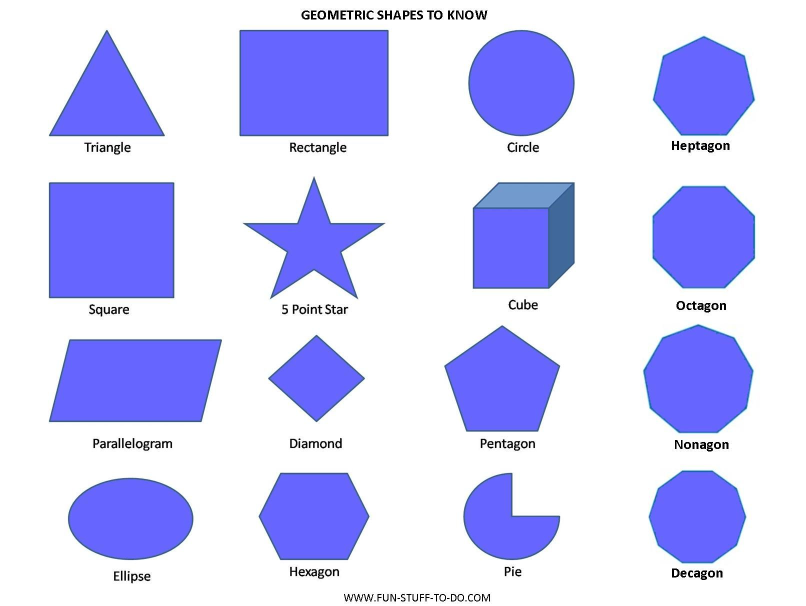
#> input picture classical-cv/images/shapes.jpg, 1611 x 1211 px (shown at 1/2 size)
$ python 'day3 - Contour Detection.py'
#> lines starting #> are read from the running program, lines starting #| are printed output that depends on the picture; after the words box and inside, x2 and y2 are one past the last pixel; in counts of white or black regions, pixels touching at a corner belong together
import cv2 as cv
import numpy as np

bgr_img = cv.imread("../images/shapes.jpg")
#> bgr_img is the input picture: shape (1211, 1611, 3); mean B, G, R 249.7, 208.6, 207.5

if bgr_img is None:
    raise FileNotFoundError("Image not found")

gray_img = cv.cvtColor(bgr_img, cv.COLOR_BGR2GRAY)

def update(val):
#> called with val = 0
    blur_val = cv.getTrackbarPos("Blur", "Contour Detection")
    low_threshold = cv.getTrackbarPos("Low Threshold", "Contour Detection")
    high_threshold = cv.getTrackbarPos("High Threshold", "Contour Detection")
    min_area = cv.getTrackbarPos("Min Area", "Contour Detection") * 10
    accuracy_percentage = cv.getTrackbarPos("Shape Accuracy (%)", "Contour Detection") / 100.0

    if blur_val % 2 == 0 or blur_val < 1:
        blur_val += 1

    gray_blur = cv.GaussianBlur(gray_img, (blur_val, blur_val), 0)
    canny = cv.Canny(gray_blur, low_threshold, high_threshold)
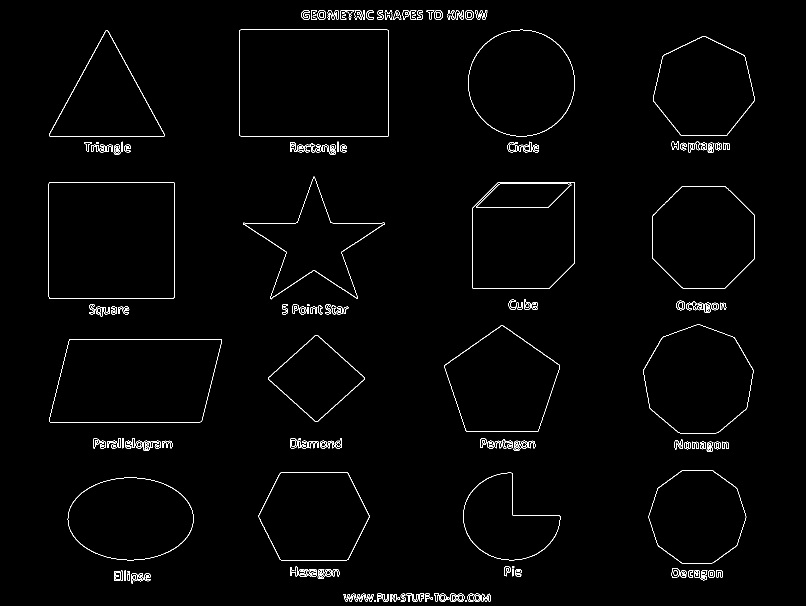
#> canny: shape (1211, 1611) (shown at 1/2 size); 1.3% white in thin lines or dots, all inside (x1, y1, x2, y2) = (97, 20, 1510, 1204)

    contours, _ = cv.findContours(canny, cv.RETR_EXTERNAL, cv.CHAIN_APPROX_SIMPLE)
#> contours = 198 contours, 53 with area under 20; largest, box (x1, y1, x2, y2) and area: (478, 59, 778, 273) 63670, (97, 364, 349, 597) 58224, (98, 678, 444, 845) 50747, (945, 364, 1150, 578) 40848, (1286, 649, 1507, 867) 36477
    final_contours = [cnt for cnt in contours if cv.contourArea(cnt) > min_area]
#> final_contours = 104 contours; largest, box (x1, y1, x2, y2) and area: (478, 59, 778, 273) 63670, (97, 364, 349, 597) 58224, (98, 678, 444, 845) 50747, (945, 364, 1150, 578) 40848, (1286, 649, 1507, 867) 36477

    overlay_all = bgr_img.copy()
    cv.drawContours(overlay_all, final_contours, -1, (128, 255, 128), 5) # all contours onn this overlay inn green
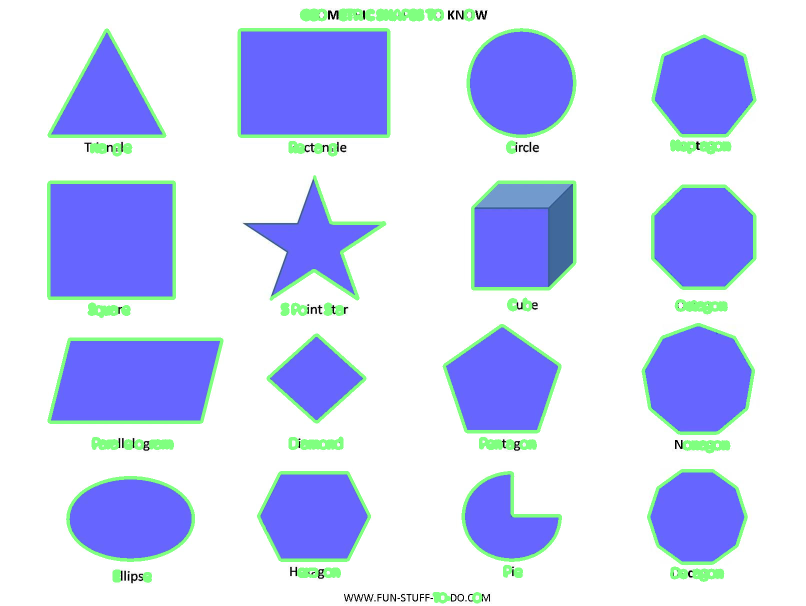
#> overlay_all: shape (1211, 1611, 3) (shown at 1/2 size); 5.56% of pixels changed, all inside (x1, y1, x2, y2) = (94, 17, 1513, 1207)

    overlay_bbox = bgr_img.copy()
    for cnt in final_contours:
        x, y, w, h = cv.boundingRect(cnt)
        cv.rectangle(overlay_bbox, (x, y), (x + w, y + h), (255, 0, 0), 5) # bounding box for each contour in blue
#> this loop made 104 passes
#> (x, y, w, h) on passes 1 to 12: (947, 1187, 15, 17), (868, 1187, 31, 17), (288, 1147, 13, 16), (228, 1142, 11, 20), (1433, 1140, 13, 15), (1416, 1140, 14, 16), (1401, 1140, 14, 21), (1387, 1140, 13, 16), (1361, 1140, 12, 16), (1030, 1138, 13, 15), (665, 1138, 14, 15), (649, 1138, 15, 15)
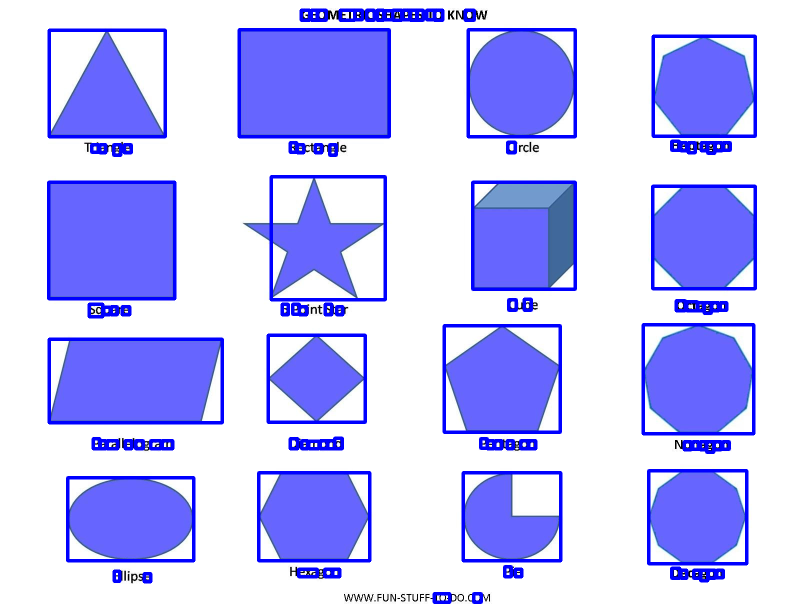
#> overlay_bbox: shape (1211, 1611, 3) (shown at 1/2 size); 6.67% of pixels changed, all inside (x1, y1, x2, y2) = (94, 17, 1514, 1208)

    overlay_shape = bgr_img.copy()
    for cnt in final_contours:
        M = cv.moments(cnt)
        if M["m00"] != 0: #avoids division by zero for small indistinguishable contours whose shape is close to lines
            cx = int(M["m10"] / M["m00"])
            cy = int(M["m01"] / M["m00"])
            cv.circle(overlay_shape, (cx, cy), 3, (0, 0, 255), -1) # centroid in red


        shape_accuracy = accuracy_percentage * cv.arcLength(cnt, True)
        shape_approx_predict = cv.approxPolyDP(cnt, shape_accuracy, True)

        vertices = len(shape_approx_predict)
        if vertices == 3:
            shape_name = "Triangle"
            color = (0, 0, 255)
        elif vertices == 4:
            shape_name = "Rectangle"
            color = (255, 0, 0)
        else:
            shape_name = f'Polygon ({vertices} sides)'
            color = (0, 255, 0)

        cv.drawContours(overlay_shape, [shape_approx_predict], -1, color, 5)
#> this loop made 104 passes
#> (cx, cy, shape_accuracy, shape_approx_predict, vertices, shape_name, color) on passes 1, 14, 15, 21, 33, 37: (953, 1195, 2.53, [[952, 1187], [947, 1198], [956, 1203], [961, 1192]], 4, 'Rectangle', (255, 0, 0)), (1350, 1145, 3.05, [[1344, 1137], [1344, 1154], [1356, 1153], [1358, 1140]], 4, 'Rectangle', (255, 0, 0)), (1014, 1140, 2.81, [[1018, 1133], [1009, 1134], [1009, 1151], [1020, 1143]], 4, 'Rectangle', (255, 0, 0)), (1434, 890, 2.45, [[1430, 884], [1428, 895], [1439, 897], [1441, 886]], 4, 'Rectangle', (255, 0, 0)), (646, 888, 2.45, [[642, 882], [640, 893], [651, 895], [652, 883]], 4, 'Rectangle', (255, 0, 0)), (277, 888, 2.49, [[274, 882], [272, 894], [283, 895], [284, 884]], 4, 'Rectangle', (255, 0, 0))
#> (cx, cy, shape_accuracy, vertices, shape_name, color) on passes 2 to 7: (882, 1194, 5.97, 6, 'Polygon (6 sides)', (0, 255, 0)), (293, 1153, 3.09, 6, 'Polygon (6 sides)', (0, 255, 0)), (232, 1151, 3.99, 7, 'Polygon (7 sides)', (0, 255, 0)), (1438, 1146, 3.41, 5, 'Polygon (5 sides)', (0, 255, 0)), (1422, 1147, 2.45, 6, 'Polygon (6 sides)', (0, 255, 0)), (1407, 1150, 3.66, 7, 'Polygon (7 sides)', (0, 255, 0))
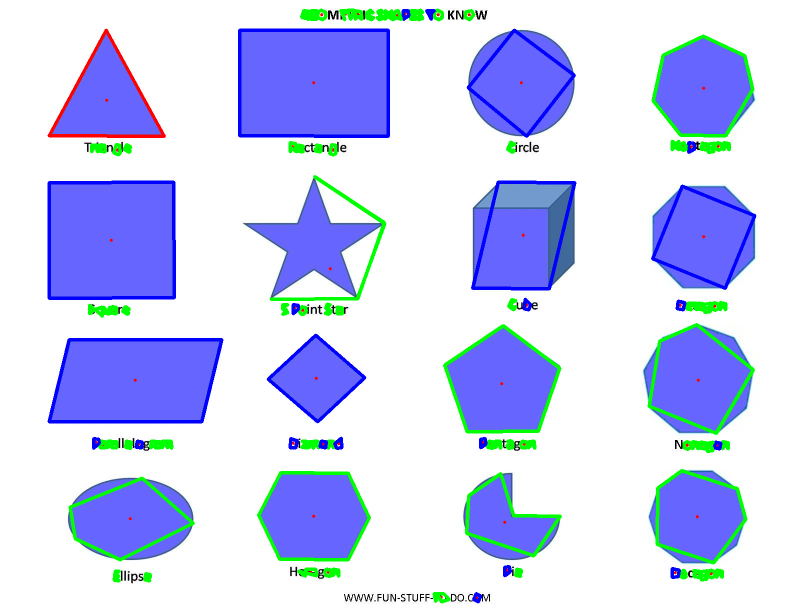
#> overlay_shape: shape (1211, 1611, 3) (shown at 1/2 size); 5.48% of pixels changed, all inside (x1, y1, x2, y2) = (95, 17, 1513, 1207)

    h, w = gray_img.shape
    small = (w // 2, h // 2)

    top    = np.hstack([cv.resize(cv.cvtColor(canny, cv.COLOR_GRAY2BGR), small),
                        cv.resize(overlay_all,small)])
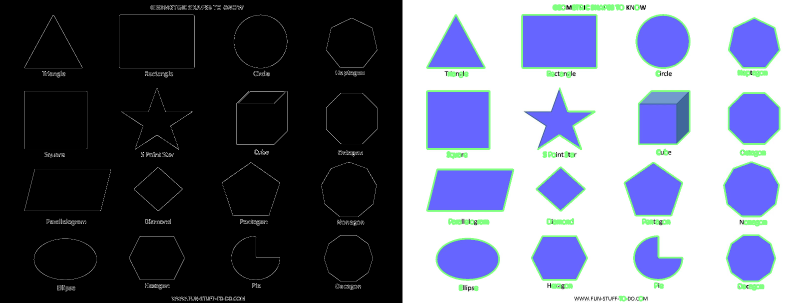
#> top: shape (605, 1610, 3) (shown at 1/2 size); mean B, G, R 124.6, 108.2, 104.5
    bottom = np.hstack([cv.resize(overlay_bbox, small),
                        cv.resize(overlay_shape, small)])
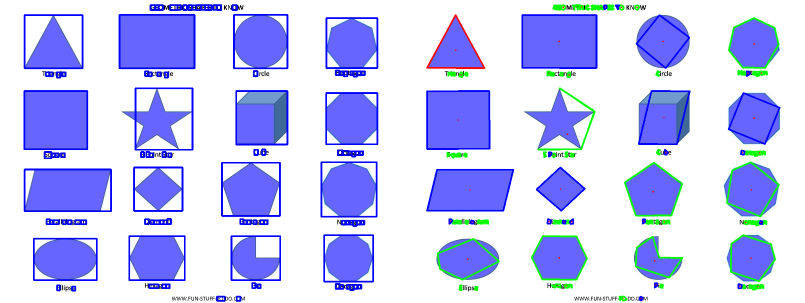
#> bottom: shape (605, 1610, 3) (shown at 1/2 size); mean B, G, R 248, 201, 197
    grid   = np.vstack([top, bottom])
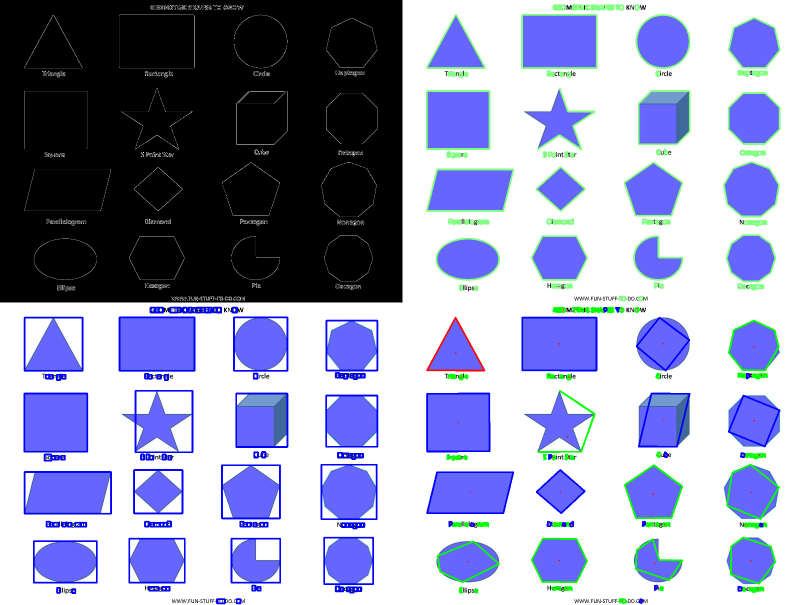
#> grid: shape (1210, 1610, 3) (shown at 1/2 size); mean B, G, R 186.3, 154.6, 150.7

    title = f"Contours Detected: {len(final_contours)} | Min Area: {min_area}"
    cv.setWindowTitle("Contour Detection", title)
    cv.imshow('Contour Detection', grid)

cv.namedWindow('Contour Detection', cv.WINDOW_NORMAL)
cv.createTrackbar('Blur', 'Contour Detection', 5, 20, update)
cv.createTrackbar('Low Threshold', 'Contour Detection', 50, 500, update)
cv.createTrackbar('High Threshold', 'Contour Detection', 150, 500, update)
cv.createTrackbar('Min Area', 'Contour Detection', 10, 5000, update)
cv.createTrackbar('Shape Accuracy (%)', 'Contour Detection', 5, 100, update)
update(0)

print("Top-left: Canny edges | Top-right: all contours in green")
print("Bottom-left: bounding boxes in blue | Bottom-right: shape approximation with centroids")

while True:
    if cv.waitKey(1) & 0xFF == 27:
#> (key Esc is pressed here)
        break

cv.destroyAllWindows()
